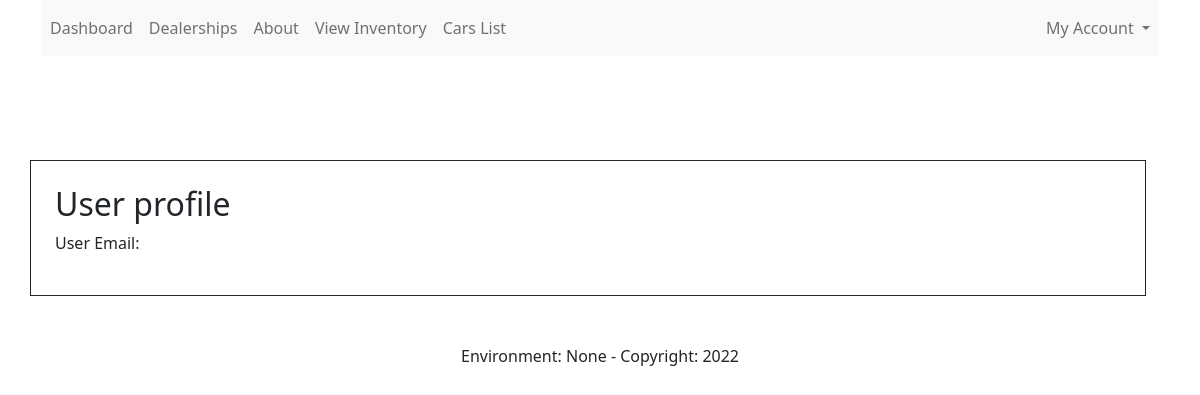
Page /users/2 (signed in) on the earlier database version.
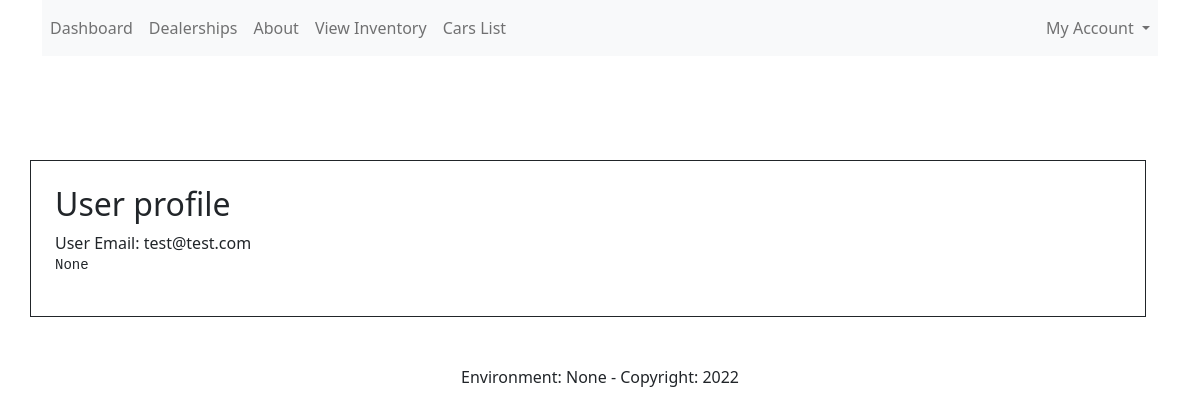
Same page on the later database version.
### app/db/models/__init__.py (models this page shows, shortened)
class User(UserMixin, db.Model):
    __tablename__ = 'users'
    id = db.Column(db.Integer, primary_key=True)
    email = db.Column(db.String(120), unique=True, nullable=False)
    password = db.Column(db.String(300), nullable=False)
    about = db.Column(db.String(300), nullable=True, unique=False)
    authenticated = db.Column(db.Boolean, default=False)
    registered_on = db.Column('registered_on', db.DateTime)
    active = db.Column('is_active', db.Boolean(), nullable=False, server_default='1')
    is_admin = db.Column('is_admin', db.Boolean(), nullable=False, server_default='0')
    locations = db.relationship("Location",
                                secondary=location_user, backref="users")
    songs = db.relationship("Song",
                            secondary=song_user, backref="users")
    def is_active(self):
        return True

### app/auth/__init__.py (the view)
@auth.route('/users/<int:user_id>')
@login_required
def retrieve_user(user_id):
    user = User.query.get(user_id)
    return render_template('profile_view.html', user=user)

### app/__init__.py (called while the page is built)
@login_manager.user_loader
def user_loader(user_id):
    try:
        return User.query.get(int(user_id))
    except:
        return None

### app/context_processors/__init__.py (called while the page is built)
def utility_text_processors():
    message = "hello world"
    form = login_form()
    def deployment_environment():
        return getenv('FLASK_ENV', None)
    def current_year():
        currentDateTime = datetime.datetime.now()
        date = currentDateTime.date()
        year = date.strftime("%Y")
        return year
    def format_price(amount, currency="$"):
        return f"{currency}{amount:.2f}"
    return dict(
        form=form,
        mymessage=message,
        deployment_environment=deployment_environment(),
        year=current_year(),
        format_price=format_price
    )

### app/logging_config/__init__.py (called while the page is built)
@log_con.after_app_request
def after_request_logging(response):
    if request.path == '/favicon.ico':
        return response
    elif request.path.startswith('/static'):
        return response
    elif request.path.startswith('/bootstrap'):
        return response
    return response

### app/auth/templates/profile_view.html
{% extends "base.html" %}
{% block content %}
    <div class="row mt-5">
         <div class="border border-1 border-dark mx-auto p-4">
             <h2>User profile</h2>
                User Email: {{ user.email }}
                <pre>{{ user.about }}</pre>
         </div>
    </div>
{% endblock %}

### app/templates/base.html (shortened to what this page needs)
<!doctype html>
<html lang="en">
<head>
    {% block head %}
        <link rel="stylesheet" href="https://cdn.datatables.net/1.11.5/css/dataTables.bootstrap5.min.css">
    {% endblock %}
    <link href="https://cdn.jsdelivr.net/npm/bootstrap@5.1.3/dist/css/bootstrap.min.css" rel="stylesheet"
>
</head>
<body>
<div class="container">
    <div class="row">
        <header class="mb-2">
            {% from 'bootstrap5/nav.html' import render_nav_item %}
            {% from 'bootstrap5/utils.html' import render_messages %}
            {% from 'bootstrap5/form.html' import render_form, render_field, render_form_row %}
            <nav class="navbar navbar-expand-lg navbar-light bg-light">
                <div class="collapse navbar-collapse" id="navbarNavDropdown">
                    <div class="navbar-nav mr-auto">
                        {% if current_user.is_authenticated %}
                            {{ render_nav_item('auth.dashboard','Dashboard' ) }}
                        {% else %}
                            {{ render_nav_item('simple_pages.index', 'Home') }}
                        {% endif %}
                        {{ render_nav_item('map.map_locations','Dealerships' ) }}
                        {{ render_nav_item('simple_pages.about','About') }}
                        {{ render_nav_item('cars.browse_cars','View Inventory') }}
                        {% if current_user.is_admin %}
                            {{ render_nav_item('cars.list_cars','Cars List') }}
                        {% endif %}
                    </div>
                </div>
                <div class="navbar-nav d-flex">
                    {% if current_user.is_authenticated %}
                        <li class="nav-item dropdown">
                            <a class="nav-link dropdown-toggle" href="#" id="navbarDarkDropdownMenuLink" role="button"
                               data-bs-toggle="dropdown" aria-expanded="false">
                                My Account
                            </a>
                        </li>
                    {% else %}
                        {{ render_nav_item('auth.register','Register' ) }}
                        {{ render_nav_item('auth.login','Login' ) }}
                    {% endif %}
                </div>
            </nav>
        </header>
    </div>
    <div class="row mt-5">
        {% block content %}
        {% endblock %}
    </div>
</div>
<footer class="text-center mt-5">
    Environment: {{ deployment_environment }} - Copyright: {{ year }}
</footer>
</body>
</html>

Differences in the rows shown:
added User: email "test@test.com", about "None"
